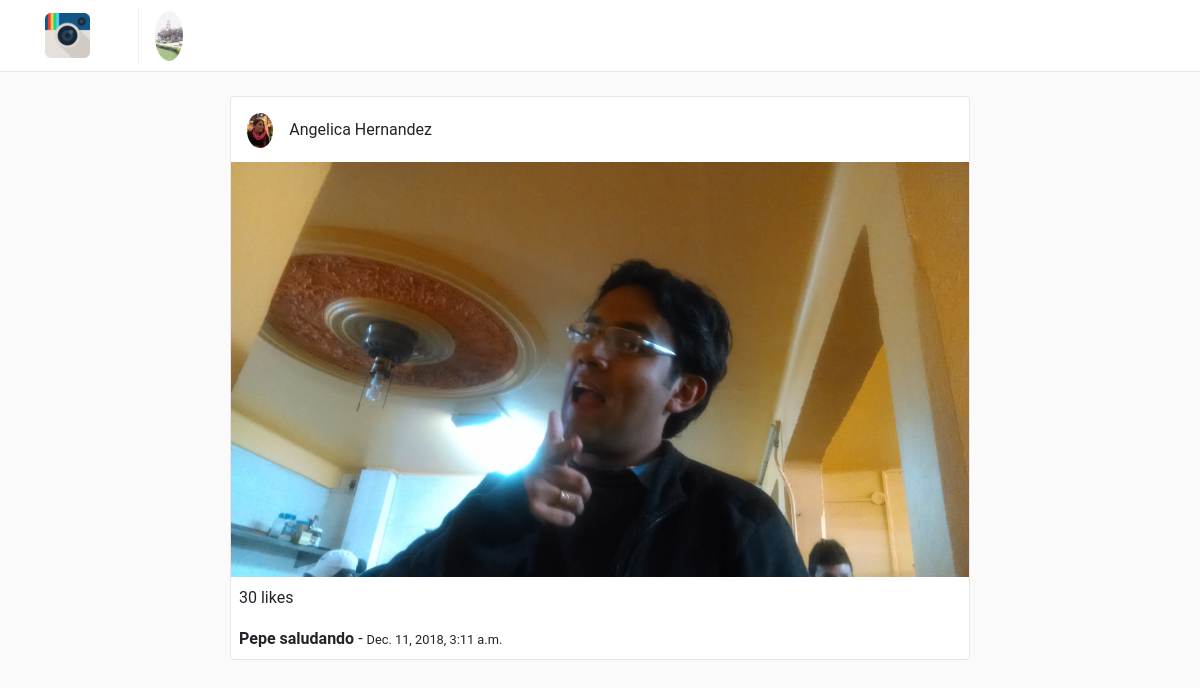
The app's page /posts/1/ (signed in) with its own data.
### users/models.py (models this page shows, shortened)
class Profile(models.Model):
	user = models.OneToOneField(User, on_delete = models.CASCADE)
	website = models.URLField(max_length=200, blank=True)
	biography = models.TextField(blank=True)
	phone_number = models.CharField(max_length=20, blank=True)
	picture = models.ImageField(upload_to='users/pictures', blank= True, null= True)
	created = models.DateTimeField(auto_now_add=True)
	modified = models.DateTimeField(auto_now=True)

### posts/models.py (models this page shows, shortened)
class Post(models.Model):
    user = models.ForeignKey(User,on_delete=models.CASCADE)
    profile = models.ForeignKey(Profile, on_delete=models.CASCADE)
    title = models.CharField(max_length=255)
    photo = models.ImageField(upload_to='posts/photos')
    created = models.DateTimeField(auto_now_add=True)
    modified = models.DateField(auto_now=True)

### posts/views.py (the view)
class PostDetailView(LoginRequiredMixin, DetailView):
    template_name = 'posts/detail.html'
    queryset = Post.objects.all()
    context_object_name= 'post'

### templates/posts/detail.html (shortened to what this page needs)
{% extends "base.html" %}
{% block container %}
    <div class="container">
        <div class="row">
            {% include "posts/post_card.html" %}
        </div>
    </div>
{% endblock %}

### templates/nav.html (shortened to what this page needs)
{% load static %}
<nav class="navbar navbar-expand-lg fixed-top"id="main-navbar">
    <div class="container">
        <a class="navbar-brand pr-5"style="border-right: 1px solid #efefef;"href="{% url "posts:feed" %}">
            <img src="{% static "img/instagram.png" %}"height="45"class="d-inline-block align-top"/>
        </a>
        <div class="collapse navbar-collapse">
            <ul class="navbar-nav mr-auto">
                <li class="nav-item">
                    <a href="{% url "users:detail" request.user.username %}">
                        {% if request.user.profile.picture %}
                        <img src="{{ request.user.profile.picture.url }}" class="rounded-circle" height="50" />
                    {% else%}
                        <img src="{% static 'img/default-profile.png' %}" class="rounded-circle" height="50" />
                    {% endif %}
                    </a>
                </li>
                <li class="nav-item nav-icon">
                </li>
		<li class="nav-item nav-icon">
                </li>
            </ul>
        </div>
    </div>
</nav>

### templates/posts/post_card.html (shortened to what this page needs)
<div class="col-sm-12 col-md-8 offset-md-2 mt-5 p-0 post-container">
    <div class="media pt-3 pl-3 pb-1">
        <a href="{% url "users:detail" post.user.username %}">
            <img class="mr-3 rounded-circle" height="35" src="{{ post.profile.picture.url }}" alt="{{ post.user.get_full_name }}">
        </a>
        <div class="media-body">
            <p style="margin-top: 5px;">{{ post.user.get_full_name  }}</p>
        </div>
    </div>
    <img style="width: 100%;" src="{{ post.photo.url }}" alt="{{ post.title }}">
    <p class="mt-1 ml-2" >
         30 likes
    </p>
    <p class="ml-2 mt-0 mb-2">
        <b>{{ post.title }}</b> - <small>{{ post.created }}</small>
    </p>
</div>

### static/css/main.css (style rules this page uses)
html, body { background: #fafafa; height: 100%; width: 100%; font-family: 'Roboto', sans-serif; }
#main-navbar { background: #fff; border-bottom: 1px solid rgba(0,0,0,.0975); }
.post-container { background: #fff; border: 1px solid #e6e6e6; border-radius: 3px; }

### records on screen
Post: profile.picture (picture), user.get_full_name "Angelica Hernandez", photo (picture), title "Pepe saludando", created "Dec. 11, 2018, 3:11 a.m."
